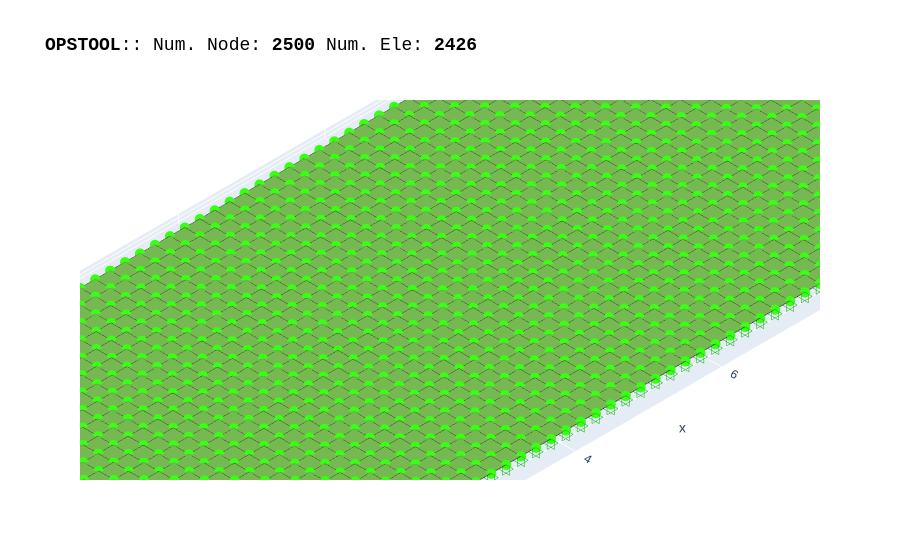

Write notebook code for a chart like this one.
### Markdown cell above
## Assemble the Model

### Code cell
opst.vis.plotly.plot_model()

### Figure 1 — Plotly figure (JSON) as saved in the notebook; plotly's stock layout.template omitted (floating-point values rounded to 4 significant figures; data arrays with more than 128 entries replaced by an {"elided": "..."} marker saying what was removed)
{"data": [{"color": "#76b852", "hoverinfo": "skip", "i": {"elided": "2352 int values"}, "j": {"elided": "2352 int values"}, "k": {"elided": "2352 int values"}, "name": "ShellMITC4", "opacity": 1, "type": "mesh3d", "x": {"elided": "4704 float values"}, "y": {"elided": "4704 float values"}, "z": {"elided": "4704 float values"}}, {"connectgaps": false, "hoverinfo": "skip", "line": {"color": "black", "width": 1}, "mode": "lines", "name": "Edge", "type": "scatter3d", "x": {"elided": "7056 float values"}, "y": {"elided": "7056 float values"}, "z": {"elided": "7056 float values"}}, {"connectgaps": false, "hoverinfo": "skip", "line": {"color": "#39FF14", "width": 5}, "mode": "lines", "name": "ZeroLength", "type": "scatter3d", "x": {"elided": "3750 float values"}, "y": {"elided": "3750 float values"}, "z": {"elided": "3750 float values"}}, {"customdata": {"elided": "1176 str values"}, "hovertemplate": "%{customdata}", "marker": {"color": "#76b852", "size": 3, "symbol": "diamond-open"}, "mode": "markers", "name": "ShellMITC4", "type": "scatter3d", "x": {"elided": "1176 float values"}, "y": {"elided": "1176 float values"}, "z": {"elided": "1176 float values"}}, {"customdata": {"elided": "1250 str values"}, "hovertemplate": "%{customdata}", "marker": {"color": "#39FF14", "size": 3, "symbol": "diamond-open"}, "mode": "markers", "name": "ZeroLength", "type": "scatter3d", "x": {"elided": "1250 float values"}, "y": {"elided": "1250 float values"}, "z": {"elided": "1250 float values"}}, {"customdata": {"elided": "2500 str values"}, "hovertemplate": "x: %{x}<br>y: %{y}<br>z: %{z} <br>nodeTag: %{customdata}", "marker": {"color": "#580f41", "size": 3, "symbol": "circle"}, "mode": "markers", "name": "Nodes", "type": "scatter3d", "x": {"elided": "2500 float values"}, "y": {"elided": "2500 float values"}, "z": {"elided": "2500 float values"}}, {"connectgaps": false, "hoverinfo": "skip", "line": {"color": "#15b01a", "width": 1}, "mode": "lines", "name": "BC", "type": "scatter3d", "x": {"elided": "22500 float values"}, "y": {"elided": "22500 float values"}, "z": {"elided": "22500 float values"}}, {"hoverinfo": "skip", "marker": {"color": "#39FF14", "size": 6}, "mode": "markers", "type": "scatter3d", "x": {"elided": "1250 float values"}, "y": {"elided": "1250 float values"}, "z": {"elided": "1250 float values"}}], "layout": {"autosize": true, "font": {"family": "Arial, sans-serif"}, "scene": {"aspectmode": "data", "aspectratio": {"x": 1, "y": 1, "z": 1}, "camera": {"eye": {"x": -3.5, "y": -3.5, "z": 3.5}, "projection": {"type": "orthographic"}}}, "showlegend": false, "title": {"font": {"color": "black", "family": "courier", "size": 18}, "text": "<b>OPSTOOL</b>:: Num. Node: <b>2500</b> Num. Ele: <b>2426</b>"}}}
